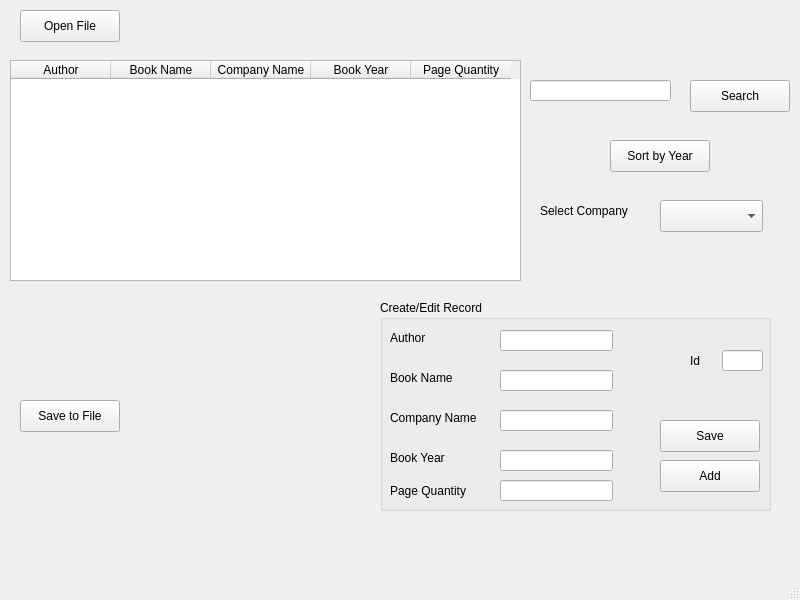
<?xml version="1.0" encoding="UTF-8"?>
<ui version="4.0">
 <class>MainWindow</class>
 <widget class="QMainWindow" name="MainWindow">
  <property name="geometry">
   <rect>
    <x>0</x>
    <y>0</y>
    <width>800</width>
    <height>600</height>
   </rect>
  </property>
  <property name="windowTitle">
   <string>MainWindow</string>
  </property>
  <widget class="QWidget" name="centralwidget">
   <widget class="QTableWidget" name="tableWidget">
    <property name="geometry">
     <rect>
      <x>10</x>
      <y>60</y>
      <width>511</width>
      <height>221</height>
     </rect>
    </property>
    <column>
     <property name="text">
      <string>Author</string>
     </property>
    </column>
    <column>
     <property name="text">
      <string>Book Name</string>
     </property>
    </column>
    <column>
     <property name="text">
      <string>Company Name</string>
     </property>
    </column>
    <column>
     <property name="text">
      <string>Book Year</string>
     </property>
    </column>
    <column>
     <property name="text">
      <string>Page Quantity</string>
     </property>
    </column>
   </widget>
   <widget class="QPushButton" name="pushButton_2">
    <property name="geometry">
     <rect>
      <x>20</x>
      <y>10</y>
      <width>100</width>
      <height>32</height>
     </rect>
    </property>
    <property name="text">
     <string>Open File</string>
    </property>
   </widget>
   <widget class="QLineEdit" name="line_search">
    <property name="geometry">
     <rect>
      <x>530</x>
      <y>80</y>
      <width>141</width>
      <height>21</height>
     </rect>
    </property>
   </widget>
   <widget class="QPushButton" name="search_button">
    <property name="geometry">
     <rect>
      <x>690</x>
      <y>80</y>
      <width>100</width>
      <height>32</height>
     </rect>
    </property>
    <property name="text">
     <string>Search</string>
    </property>
   </widget>
   <widget class="QPushButton" name="sort_year">
    <property name="geometry">
     <rect>
      <x>610</x>
      <y>140</y>
      <width>100</width>
      <height>32</height>
     </rect>
    </property>
    <property name="text">
     <string>Sort by Year</string>
    </property>
   </widget>
   <widget class="QComboBox" name="comboBox_Company">
    <property name="geometry">
     <rect>
      <x>660</x>
      <y>200</y>
      <width>103</width>
      <height>32</height>
     </rect>
    </property>
   </widget>
   <widget class="QLabel" name="label">
    <property name="geometry">
     <rect>
      <x>540</x>
      <y>200</y>
      <width>101</width>
      <height>21</height>
     </rect>
    </property>
    <property name="text">
     <string>Select Company</string>
    </property>
   </widget>
   <widget class="QPushButton" name="pushButton_Save">
    <property name="geometry">
     <rect>
      <x>20</x>
      <y>400</y>
      <width>100</width>
      <height>32</height>
     </rect>
    </property>
    <property name="text">
     <string>Save to File</string>
    </property>
   </widget>
   <widget class="QLabel" name="label_SaveFileMessage">
    <property name="geometry">
     <rect>
      <x>130</x>
      <y>410</y>
      <width>311</width>
      <height>16</height>
     </rect>
    </property>
    <property name="text">
     <string/>
    </property>
   </widget>
   <widget class="QGroupBox" name="groupBox">
    <property name="geometry">
     <rect>
      <x>380</x>
      <y>300</y>
      <width>391</width>
      <height>211</height>
     </rect>
    </property>
    <property name="title">
     <string>Create/Edit Record</string>
    </property>
    <widget class="QLabel" name="label_2">
     <property name="geometry">
      <rect>
       <x>10</x>
       <y>30</y>
       <width>58</width>
       <height>16</height>
      </rect>
     </property>
     <property name="text">
      <string>Author</string>
     </property>
    </widget>
    <widget class="QLabel" name="label_3">
     <property name="geometry">
      <rect>
       <x>10</x>
       <y>70</y>
       <width>81</width>
       <height>16</height>
      </rect>
     </property>
     <property name="text">
      <string>Book Name</string>
     </property>
    </widget>
    <widget class="QLabel" name="label_4">
     <property name="geometry">
      <rect>
       <x>10</x>
       <y>110</y>
       <width>101</width>
       <height>16</height>
      </rect>
     </property>
     <property name="text">
      <string>Company Name</string>
     </property>
    </widget>
    <widget class="QLabel" name="label_5">
     <property name="geometry">
      <rect>
       <x>10</x>
       <y>150</y>
       <width>101</width>
       <height>16</height>
      </rect>
     </property>
     <property name="text">
      <string>Book Year</string>
     </property>
    </widget>
    <widget class="QLabel" name="label_6">
     <property name="geometry">
      <rect>
       <x>10</x>
       <y>180</y>
       <width>101</width>
       <height>21</height>
      </rect>
     </property>
     <property name="text">
      <string>Page Quantity</string>
     </property>
    </widget>
    <widget class="QLineEdit" name="line_create_author">
     <property name="geometry">
      <rect>
       <x>120</x>
       <y>30</y>
       <width>113</width>
       <height>21</height>
      </rect>
     </property>
    </widget>
    <widget class="QLineEdit" name="line_create_bookName">
     <property name="geometry">
      <rect>
       <x>120</x>
       <y>70</y>
       <width>113</width>
       <height>21</height>
      </rect>
     </property>
    </widget>
    <widget class="QLineEdit" name="line_create_companyName">
     <property name="geometry">
      <rect>
       <x>120</x>
       <y>110</y>
       <width>113</width>
       <height>21</height>
      </rect>
     </property>
    </widget>
    <widget class="QLineEdit" name="line_create_bookYear">
     <property name="geometry">
      <rect>
       <x>120</x>
       <y>150</y>
       <width>113</width>
       <height>21</height>
      </rect>
     </property>
    </widget>
    <widget class="QLineEdit" name="line_create_pageQuantity">
     <property name="geometry">
      <rect>
       <x>120</x>
       <y>180</y>
       <width>113</width>
       <height>21</height>
      </rect>
     </property>
    </widget>
    <widget class="QPushButton" name="buttonCreateSave">
     <property name="geometry">
      <rect>
       <x>280</x>
       <y>120</y>
       <width>100</width>
       <height>32</height>
      </rect>
     </property>
     <property name="text">
      <string>Save</string>
     </property>
    </widget>
    <widget class="QPushButton" name="buttonCreateAdd">
     <property name="geometry">
      <rect>
       <x>280</x>
       <y>160</y>
       <width>100</width>
       <height>32</height>
      </rect>
     </property>
     <property name="text">
      <string>Add</string>
     </property>
    </widget>
    <widget class="QLineEdit" name="line_create_id">
     <property name="geometry">
      <rect>
       <x>342</x>
       <y>50</y>
       <width>41</width>
       <height>21</height>
      </rect>
     </property>
    </widget>
    <widget class="QLabel" name="label_Id">
     <property name="geometry">
      <rect>
       <x>310</x>
       <y>50</y>
       <width>21</width>
       <height>21</height>
      </rect>
     </property>
     <property name="text">
      <string>Id</string>
     </property>
    </widget>
   </widget>
  </widget>
  <widget class="QMenuBar" name="menubar">
   <property name="geometry">
    <rect>
     <x>0</x>
     <y>0</y>
     <width>800</width>
     <height>24</height>
    </rect>
   </property>
  </widget>
  <widget class="QStatusBar" name="statusbar"/>
 </widget>
 <resources/>
 <connections/>
</ui>
